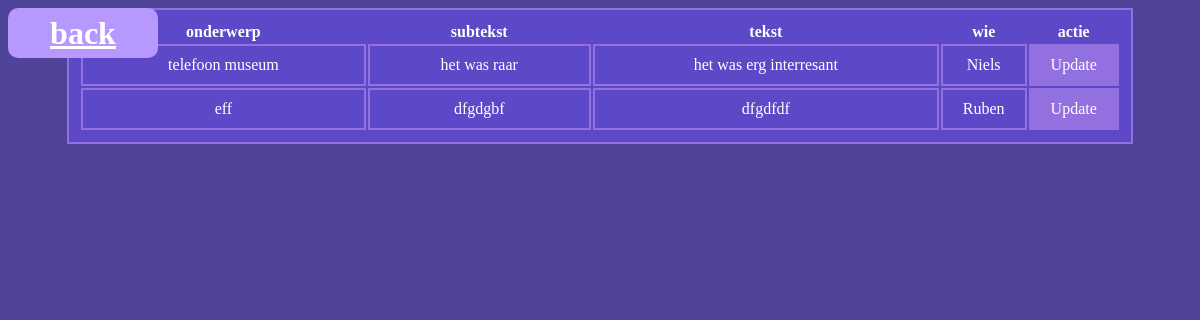
The page /Update/index.php on the database as committed earlier.
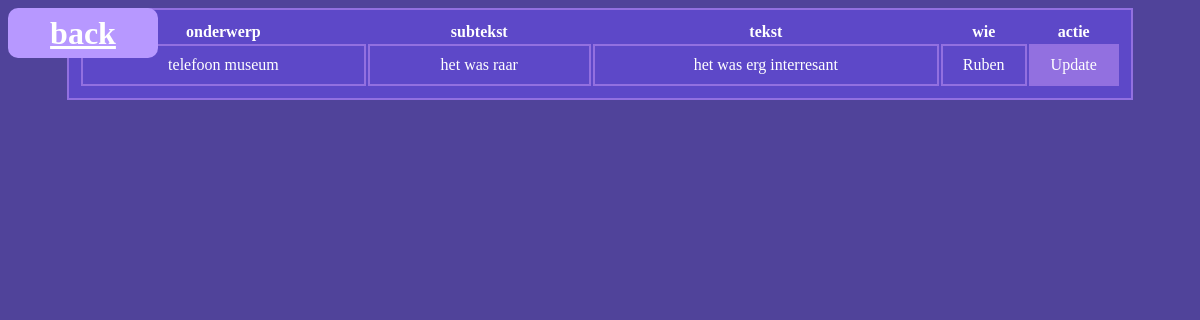
The same page on the database as committed later.
### tables this page shows
CREATE TABLE BlowBlo0gske
(
    BlogNummer    integer not null
        constraint BlowBlo0gske_pk
            primary key autoincrement,
    BlogOnderwerp TEXT    not null,
    BlogSubTekst  TEXT    not null,
    BlogBody      TEXT    not null
, wie text);

### Update/index.php (the view, shortened to what this page needs)
<?php
try {
    $pdo = new PDO("sqlite:../identifier.sqlite");
}catch(PDOException $e){
    echo $e->getMessage();
}
$stmt = $pdo->prepare("SELECT * FROM BlowBlo0gske");
$stmt->execute();
$result = $stmt->fetchAll();
?>
<!doctype html>
<html lang="en">
<head>
    <link rel="stylesheet" href="../style/main.css">
    <link rel="stylesheet" href="../style/tables.css">
</head>
<body><a class="back" href="../">back </a>
<table>
    <tr>
        <th>onderwerp</th>
        <th>subtekst</th>
        <th>tekst</th>
        <th>wie</th>
        <th>actie</th>
    </tr>
    <?php foreach ($result as $row) { ?>
        <tr>
            <td><?= $row['BlogOnderwerp'];?></td>
            <td><?= $row['BlogSubTekst'];?></td>
            <td><?= $row['BlogBody'];?></td>
            <td><?= $row['wie'];?></td>
            <td><a href="./Update.php?ID=<?= $row['BlogNummer']; ?>">Update</a></td>
        </tr>
    <?php } ?>
</table>
</body>
</html>

Rows that differ between the two databases and show on the page:
removed blowblo0gske: BlogOnderwerp "eff", BlogSubTekst "dfgdgbf", BlogBody "dfgdfdf", wie "Ruben"
changed blowblo0gske "telefoon museum": wie "Niels" → "Ruben"
